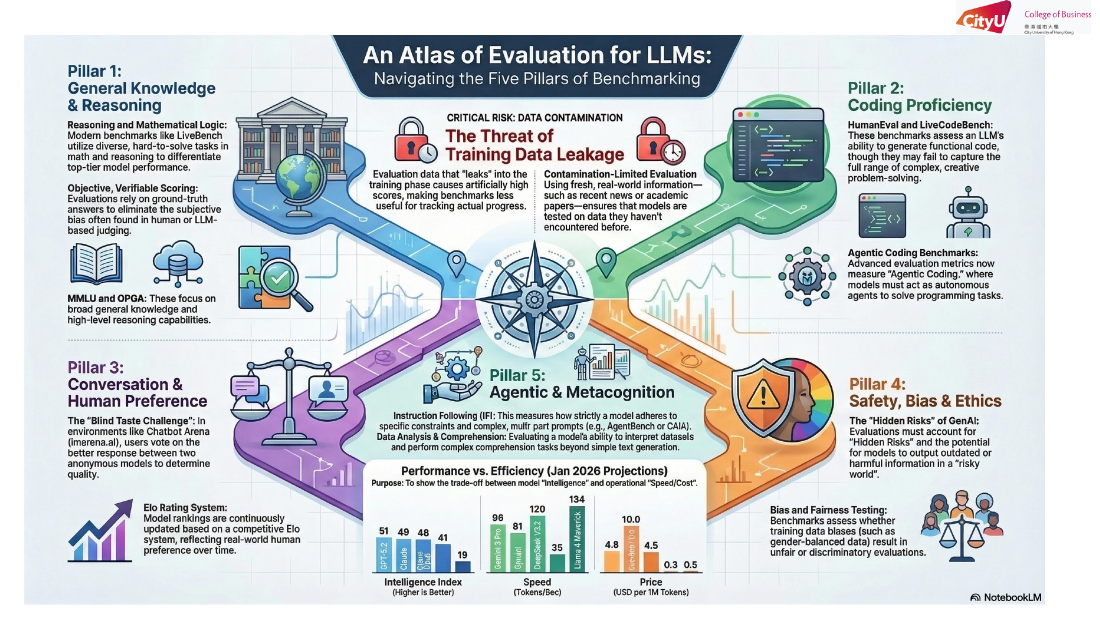
#> input picture _meta/material-completion-20261126/is5542/m10/pages/p-06.png, 2200 x 1238 px (shown at 1/2 size); its folder holds only this picture in this run
$ python make-sheets.py
#> lines starting #> are read from the running program, lines starting #| are printed output that depends on the picture
from pathlib import Path
from PIL import Image,ImageOps,ImageDraw
o=Path(__file__).parent
fs=sorted((o/'pages').glob('p-*.png'))
(o/'sheets').mkdir(exist_ok=True)
for i in range(0,len(fs),2):
    sh=Image.new('RGB',(1250,1460),'white')
#> sh: PIL image 1250x1460 RGB; every value is 255
    for j,f in enumerate(fs[i:i+2]):
        im=ImageOps.contain(Image.open(f),(1250,690))
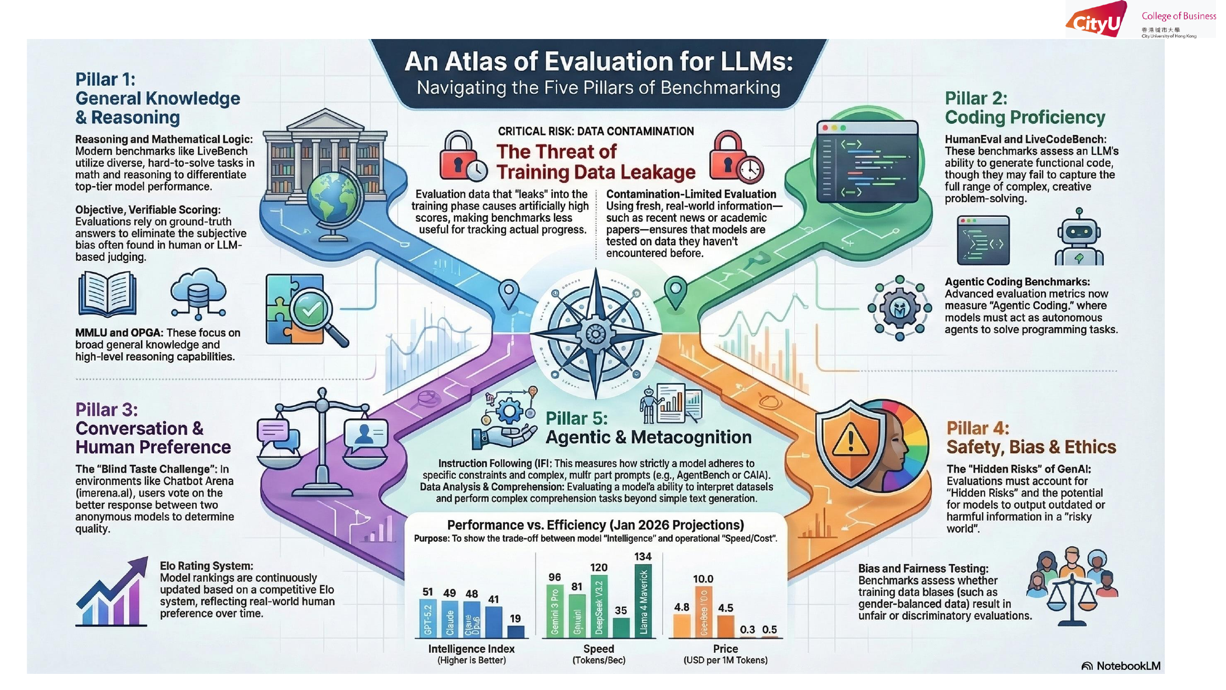
#> im: PIL image 1226x690 RGB; mean R, G, B 203.8, 209.6, 212.4
        sh.paste(im,(0,j*730+30))
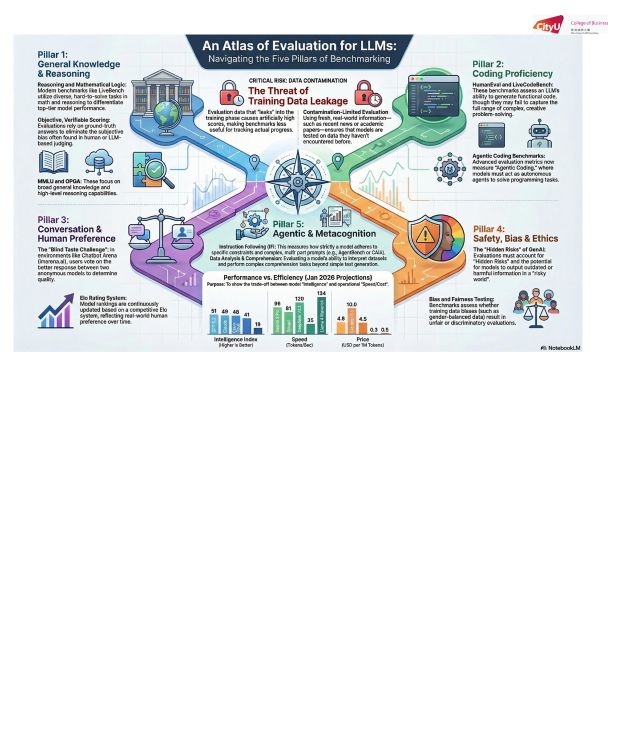
#> sh: PIL image 1250x1460 RGB (shown at 1/2 size); mean R, G, B 231.3, 233.9, 235.3
        ImageDraw.Draw(sh).text((5,j*730+5),'p.'+str(i+j+1),fill='black')
    sh.save(o/'sheets'/('sheet%02d.png'%(i//2+1)))
print(len(fs))

$ run again, on _meta/material-completion-20261126/is5542/m10/pages/p-51.png
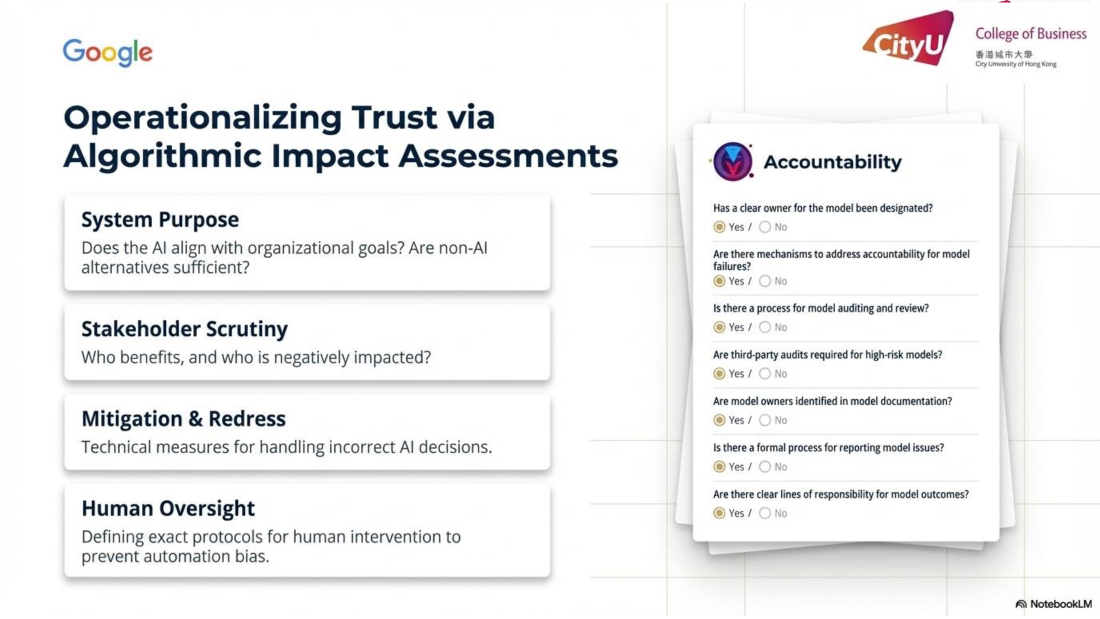
#> input picture _meta/material-completion-20261126/is5542/m10/pages/p-51.png, 2200 x 1238 px (shown at 1/2 size)
#> `im=ImageOps.contain(Image.open(f),(1250,690))`:
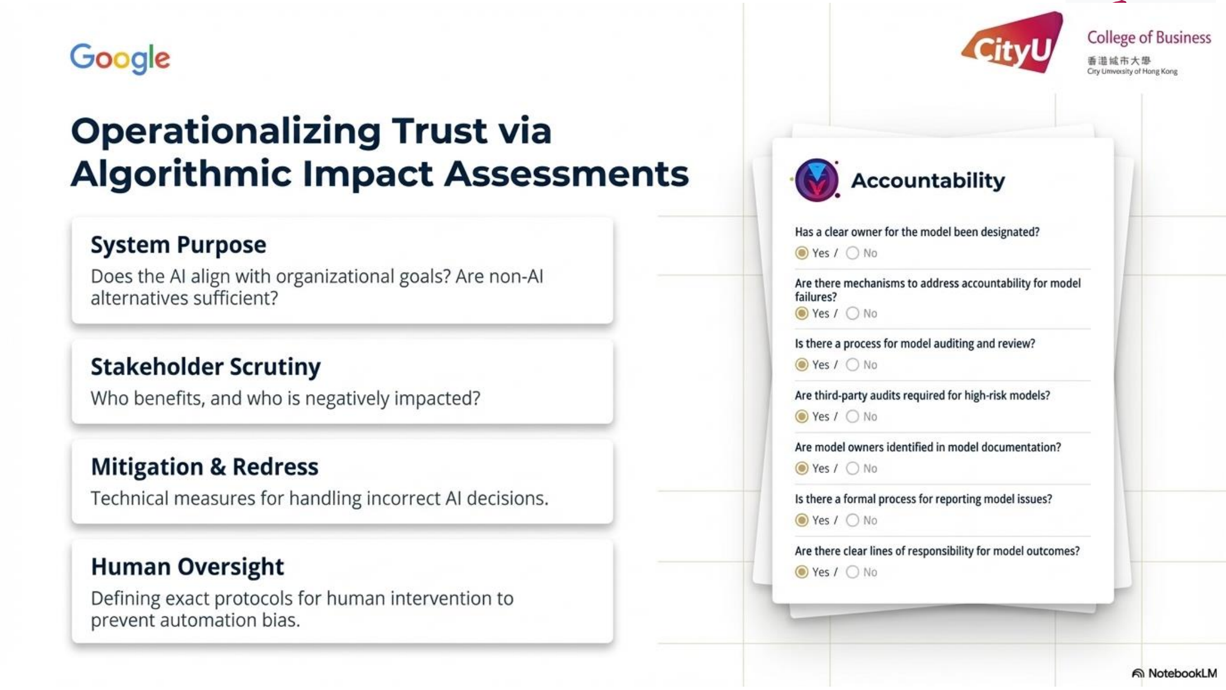
#> im: PIL image 1226x690 RGB; mean R, G, B 240.3, 240.4, 240.9
#> `sh.paste(im,(0,j*730+30))`:
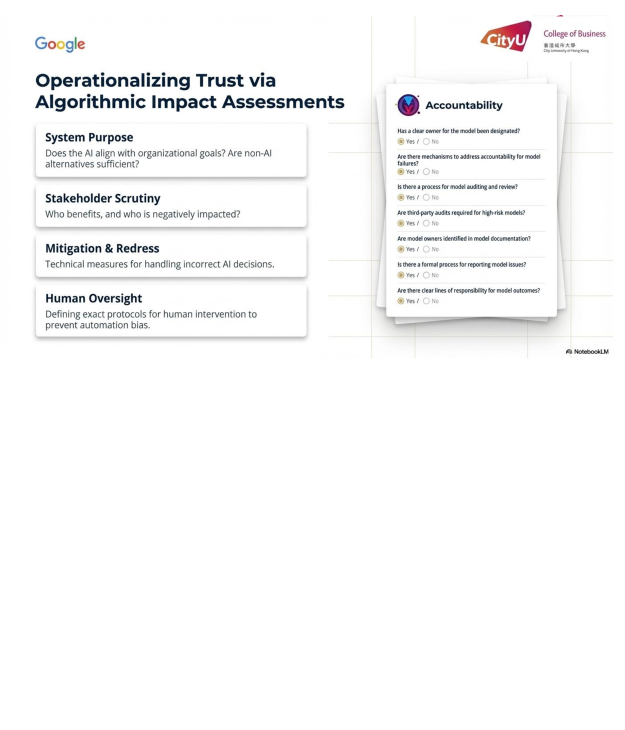
#> sh: PIL image 1250x1460 RGB (shown at 1/2 size); mean R, G, B 248.2, 248.2, 248.4
